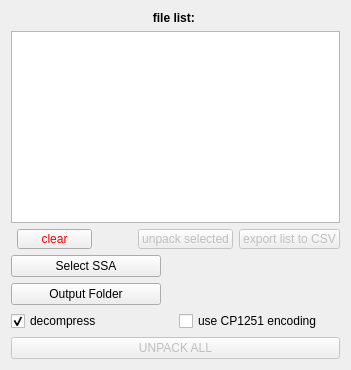
          <widget class="QWidget" name="subtab_unpack">
           <attribute name="title">
            <string>unpack</string>
           </attribute>
           <layout class="QVBoxLayout" name="verticalLayout_10">
            <item>
             <widget class="QLabel" name="tab_ssa_label">
              <property name="text">
               <string>&lt;html&gt;&lt;head/&gt;&lt;body&gt;&lt;p&gt;&lt;span style=&quot; font-weight:600;&quot;&gt;file list: &lt;/span&gt;&lt;/p&gt;&lt;/body&gt;&lt;/html&gt;</string>
              </property>
              <property name="alignment">
               <set>Qt::AlignCenter</set>
              </property>
             </widget>
            </item>
            <item>
             <widget class="CDropWidget" name="tab_ssa_list">
              <property name="maximumSize">
               <size>
                <width>16777215</width>
                <height>16777215</height>
               </size>
              </property>
              <property name="acceptDrops">
               <bool>true</bool>
              </property>
              <property name="editTriggers">
               <set>QAbstractItemView::NoEditTriggers</set>
              </property>
              <property name="dragDropMode">
               <enum>QAbstractItemView::DragDrop</enum>
              </property>
              <property name="alternatingRowColors">
               <bool>true</bool>
              </property>
              <property name="selectionMode">
               <enum>QAbstractItemView::SingleSelection</enum>
              </property>
             </widget>
            </item>
            <item>
             <layout class="QHBoxLayout" name="horizontalLayout_9">
              <property name="leftMargin">
               <number>6</number>
              </property>
              <item>
               <widget class="QPushButton" name="tab_ssa_label_clear">
                <property name="maximumSize">
                 <size>
                  <width>75</width>
                  <height>20</height>
                 </size>
                </property>
                <property name="styleSheet">
                 <string notr="true">color: rgb(255, 0, 0);</string>
                </property>
                <property name="text">
                 <string>clear</string>
                </property>
               </widget>
              </item>
              <item>
               <spacer name="horizontalSpacer">
                <property name="orientation">
                 <enum>Qt::Horizontal</enum>
                </property>
                <property name="sizeHint" stdset="0">
                 <size>
                  <width>40</width>
                  <height>20</height>
                 </size>
                </property>
               </spacer>
              </item>
              <item>
               <widget class="QPushButton" name="tab_ssa_unpack_one">
                <property name="enabled">
                 <bool>false</bool>
                </property>
                <property name="maximumSize">
                 <size>
                  <width>16777215</width>
                  <height>20</height>
                 </size>
                </property>
                <property name="text">
                 <string>unpack selected</string>
                </property>
               </widget>
              </item>
              <item>
               <widget class="QPushButton" name="tab_ssa_list_export">
                <property name="enabled">
                 <bool>false</bool>
                </property>
                <property name="maximumSize">
                 <size>
                  <width>16777215</width>
                  <height>20</height>
                 </size>
                </property>
                <property name="text">
                 <string>export list to CSV</string>
                </property>
               </widget>
              </item>
             </layout>
            </item>
            <item>
             <layout class="QGridLayout" name="gridLayout_2">
              <item row="0" column="1">
               <widget class="QLabel" name="tab_ssa_label_in">
                <property name="sizePolicy">
                 <sizepolicy hsizetype="Preferred" vsizetype="Preferred">
                  <horstretch>0</horstretch>
                  <verstretch>0</verstretch>
                 </sizepolicy>
                </property>
                <property name="text">
                 <string/>
                </property>
                <property name="alignment">
                 <set>Qt::AlignLeading|Qt::AlignLeft|Qt::AlignVCenter</set>
                </property>
                <property name="wordWrap">
                 <bool>true</bool>
                </property>
                <property name="textInteractionFlags">
                 <set>Qt::LinksAccessibleByMouse|Qt::TextSelectableByMouse</set>
                </property>
               </widget>
              </item>
              <item row="0" column="0">
               <widget class="QPushButton" name="tab_ssa_select_in">
                <property name="sizePolicy">
                 <sizepolicy hsizetype="Maximum" vsizetype="Fixed">
                  <horstretch>0</horstretch>
                  <verstretch>0</verstretch>
                 </sizepolicy>
                </property>
                <property name="minimumSize">
                 <size>
                  <width>0</width>
                  <height>0</height>
                 </size>
                </property>
                <property name="maximumSize">
                 <size>
                  <width>150</width>
                  <height>30</height>
                 </size>
                </property>
                <property name="text">
                 <string>Select SSA</string>
                </property>
               </widget>
              </item>
              <item row="1" column="0">
               <widget class="QPushButton" name="tab_ssa_select_out">
                <property name="sizePolicy">
                 <sizepolicy hsizetype="Maximum" vsizetype="Fixed">
                  <horstretch>0</horstretch>
                  <verstretch>0</verstretch>
                 </sizepolicy>
                </property>
                <property name="minimumSize">
                 <size>
                  <width>0</width>
                  <height>0</height>
                 </size>
                </property>
                <property name="maximumSize">
                 <size>
                  <width>150</width>
                  <height>30</height>
                 </size>
                </property>
                <property name="text">
                 <string>Output Folder</string>
                </property>
               </widget>
              </item>
              <item row="1" column="1">
               <widget class="QLabel" name="tab_ssa_label_out">
                <property name="sizePolicy">
                 <sizepolicy hsizetype="Preferred" vsizetype="Preferred">
                  <horstretch>0</horstretch>
                  <verstretch>0</verstretch>
                 </sizepolicy>
                </property>
                <property name="text">
                 <string/>
                </property>
                <property name="alignment">
                 <set>Qt::AlignLeading|Qt::AlignLeft|Qt::AlignVCenter</set>
                </property>
                <property name="wordWrap">
                 <bool>true</bool>
                </property>
                <property name="textInteractionFlags">
                 <set>Qt::LinksAccessibleByMouse|Qt::TextSelectableByMouse</set>
                </property>
               </widget>
              </item>
             </layout>
            </item>
            <item>
             <layout class="QHBoxLayout" name="horizontalLayout">
              <item>
               <widget class="QCheckBox" name="tab_ssa_decompress">
                <property name="text">
                 <string>decompress</string>
                </property>
                <property name="checked">
                 <bool>true</bool>
                </property>
                <property name="tristate">
                 <bool>false</bool>
                </property>
               </widget>
              </item>
              <item>
               <widget class="QCheckBox" name="tab_ssa_kyrillicencode">
                <property name="toolTip">
                 <string>check this for Russian files</string>
                </property>
                <property name="text">
                 <string>use CP1251 encoding</string>
                </property>
               </widget>
              </item>
             </layout>
            </item>
            <item>
             <widget class="QPushButton" name="tab_ssa_unpack_all">
              <property name="enabled">
               <bool>false</bool>
              </property>
              <property name="text">
               <string>UNPACK ALL</string>
              </property>
              <property name="checkable">
               <bool>false</bool>
              </property>
              <property name="checked">
               <bool>false</bool>
              </property>
              <property name="default">
               <bool>false</bool>
              </property>
              <property name="flat">
               <bool>false</bool>
              </property>
             </widget>
            </item>
           </layout>
          </widget>
